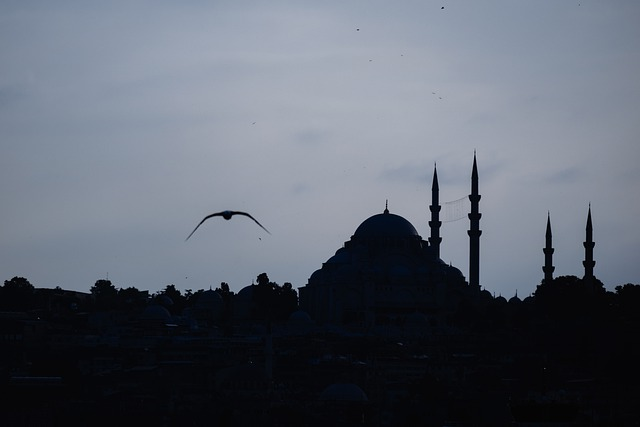
#> input picture UFV/578-AnalisedeImagenseVisaoComputacional/Docs/images/istanbul.jpg, 640 x 427 px, found by its file name
$ jupyter execute ELT578_DESAFIO_P2.ipynb
#> lines starting #> are read from the running program, lines starting #| are printed output that depends on the picture
<center>Universidade Federal de Viçosa</center>
<center>Coordenadoria de Educação Aberta e a Distância</center>
<center>Inteligência Artificial e Computacional</center>
<center>ELT578 - Análise de Imagens e Visão Computacional</center>

**<center>Desafio 2: Equalização em imagens RGB</center>**

[cell 1]
from google.colab import drive
drive.mount('/content/drive')

[cell 2]
import numpy as np
import cv2
from google.colab.patches import cv2_imshow

[cell 3]
#EQUALIZAÇÃO - Processamento RGB

#Explicação
#OpenCV carrega imagens coloridas no espaço de cores BGR. Com este espaço de cores, não é possível equalizar o histograma sem afetar as informações de cores porque
#todos os 3 canais contêm informações de cores. Portanto, você deve converter a imagem BGR em um espaço de cores como YCrCb. No espaço de cores YCrCb, o canal Y da imagem contém apenas
#informações de intensidade, enquanto os canais Cr e Cb contêm todas as informações de cores da imagem. Portanto, apenas o canal Y deve ser processado para obter uma imagem equalizada do histograma
#sem alterar nenhuma informação de cor. Após o processamento, a imagem YCrCb deve ser convertida para o espaço de cores BGR antes de chamar a função imshow ().

from matplotlib import pyplot as plt

img = cv2.imread('/content/drive/MyDrive/ELT578/SEMANA_2/istanbul.jpg',1)
#> img is the input picture: shape (427, 640, 3); mean B, G, R 109.8, 98.5, 92.3
img_yuv = cv2.cvtColor(img, cv2.COLOR_BGR2YUV) #YUV
#> img_yuv: shape (427, 640, 3); mean of channels 0, 1, 2 97.9, 133.8, 123

# equalize the histogram of the Y channel
img_yuv[:,:,0] = cv2.equalizeHist(img_yuv[:,:,0])
#> img_yuv: shape (427, 640, 3); mean of channels 0, 1, 2 131.6, 133.8, 123

# convert the YUV image back to RGB format
img_output = cv2.cvtColor(img_yuv, cv2.COLOR_YUV2BGR)
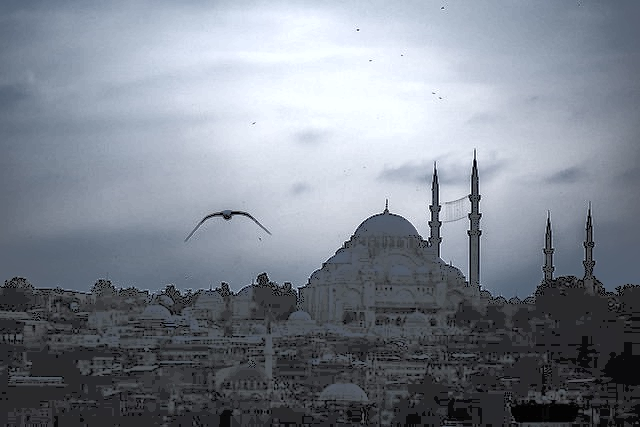
#> img_output: shape (427, 640, 3); mean B, G, R 142.7, 132.3, 125.8

cv2_imshow(img)
cv2_imshow(img_output)
cv2.imwrite('/content/drive/MyDrive/ELT578/SEMANA_2/Equalizacao_RBG.jpg', img_output, [int(cv2.IMWRITE_JPEG_QUALITY), 100])

color = ('b','g','r')

for i,col in enumerate(color):
    histr1 = cv2.calcHist([img],[i],None,[256],[0,256])
    plt.plot(histr1,color = col)
    plt.xlim([0,256])
plt.show()
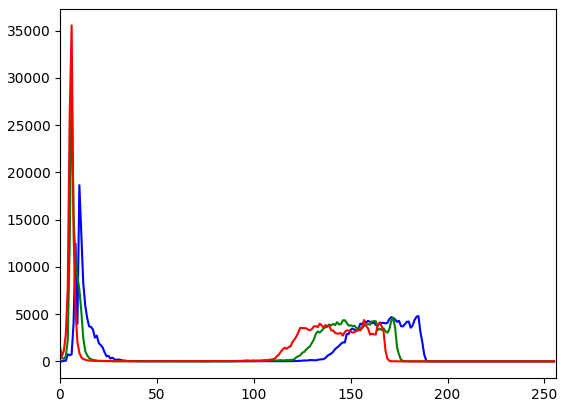
#> figure drawn by matplotlib, 1 panel; curve peaks at x = 10, y = 18647; curve peaks at x = 6, y = 29196; curve peaks at x = 6, y = 35564


for i,col in enumerate(color):
    histr2 = cv2.calcHist([img_output],[i],None,[256],[0,256])
    plt.plot(histr2,color = col)
    plt.xlim([0,256])
plt.show()
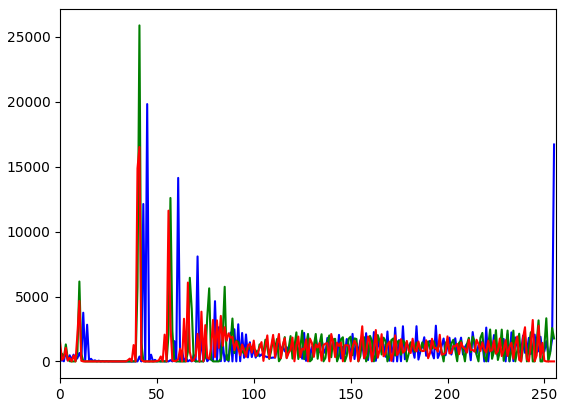
#> figure drawn by matplotlib, 1 panel; curve peaks at x = 45, y = 19824; curve peaks at x = 41, y = 25887; curve peaks at x = 41, y = 16519

$ run again, with UFV/578-AnalisedeImagenseVisaoComputacional/Docs/images/dog.jpeg copied over UFV/578-AnalisedeImagenseVisaoComputacional/Docs/images/istanbul.jpg
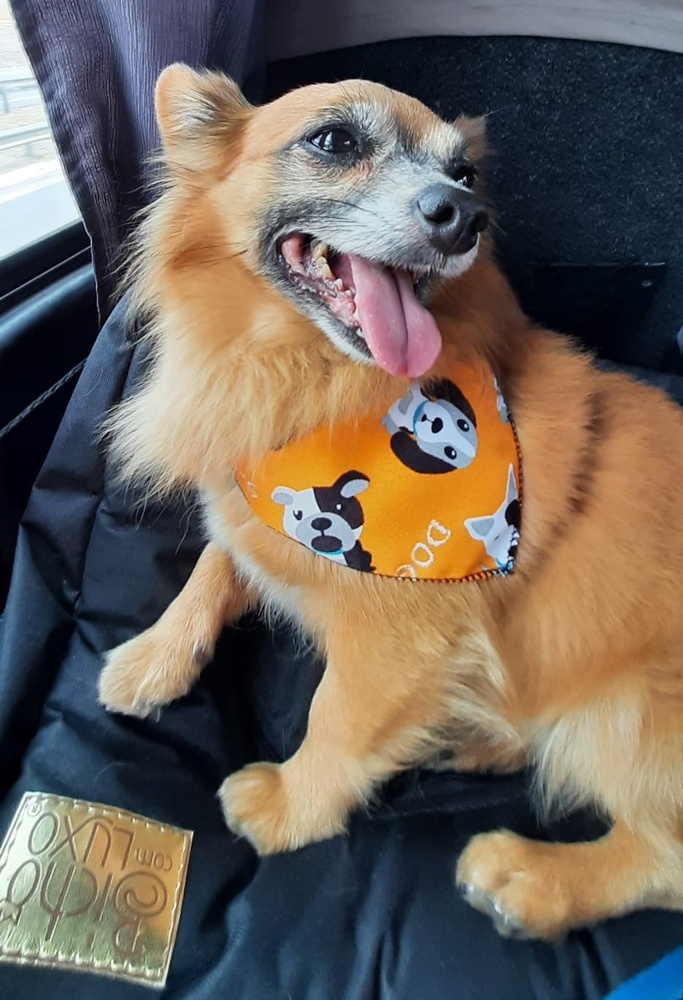
#> input picture UFV/578-AnalisedeImagenseVisaoComputacional/Docs/images/dog.jpeg, 683 x 1000 px, shrunk from 934 x 1367 before the run, found by its file name
#> img is the input picture: shape (1000, 683, 3); mean B, G, R 90, 99.5, 109.5
#> `img_output = cv2.cvtColor(img_yuv, cv2.COLOR_YUV2BGR)`:
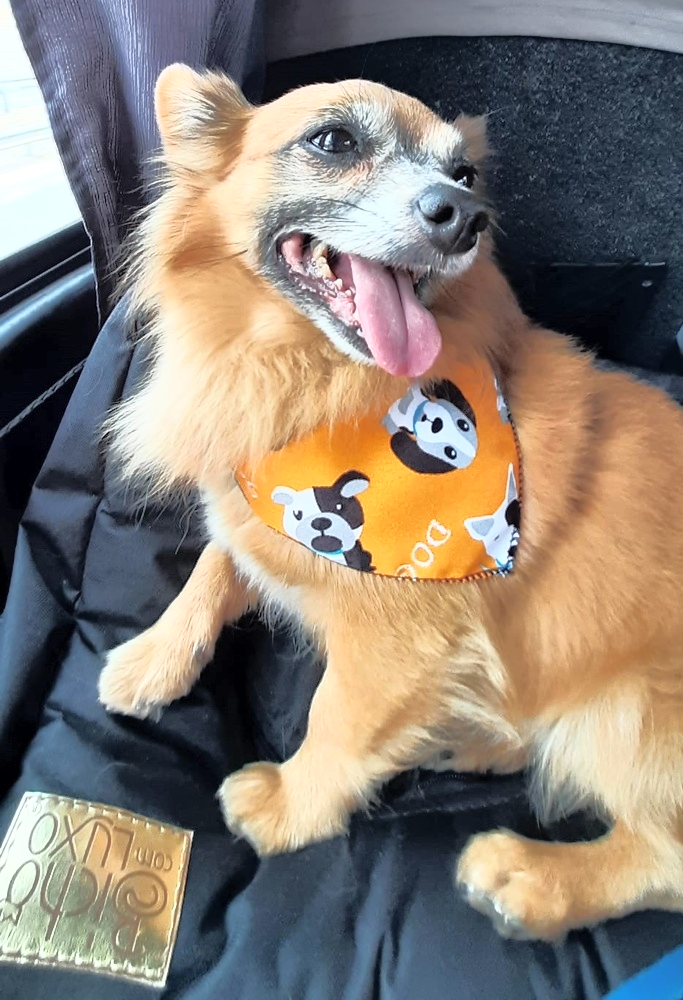
#> img_output: shape (1000, 683, 3); mean B, G, R 116.2, 126.2, 135.8
#> `plt.show()`:
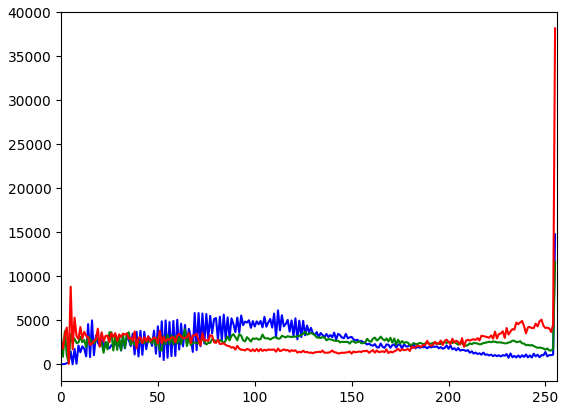
#> figure drawn by matplotlib, 1 panel; curve peaks at x = 255, y = 14777; curve peaks at x = 255, y = 11653; curve peaks at x = 255, y = 38176
